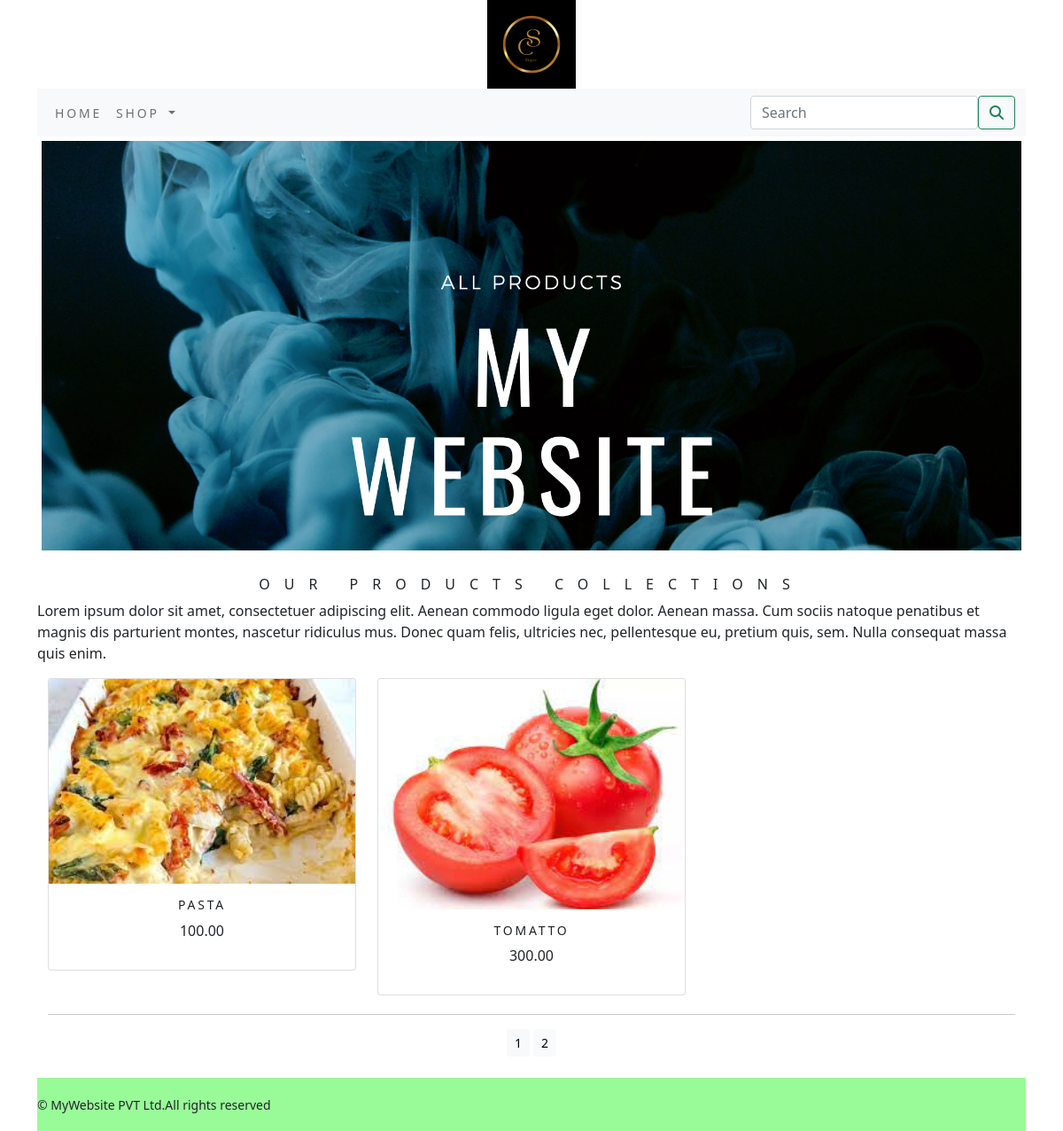
Screenshot of /shop/?page=2 with the database file from the repository.
### shopapp/models.py (models this page shows, shortened)
class Product(models.Model):
    name=models.CharField(max_length=250,unique=True)
    slug=models.SlugField(max_length=250,unique=True)
    description=models.TextField(blank=True)
    price=models.DecimalField(max_digits=10,decimal_places=2)
    category=models.ForeignKey(Category,on_delete=models.CASCADE)
    image=models.ImageField(upload_to='product',blank=True)
    stock=models.IntegerField()
    available=models.BooleanField(default=True)
    created=models.DateTimeField(auto_now_add=True)
    updated=models.DateTimeField(auto_now=True)
    def get_url(self):
        return reverse('shopapp:prodCatDetail',args=[self.category.slug,self.slug])
    class Meta:
        ordering=('name',)
        verbose_name='product'
        verbose_name_plural='products'

### shopapp/views.py (the view)
# urls.py: path('', views.allProductCat,name='allProductCat'),
def allProductCat(request,c_slug=None):
    c_page=None
    products_list=None
    if c_slug!=None:
        c_page=get_object_or_404(Category,slug=c_slug)
        products_list=Product.objects.all().filter(category=c_page,available=True)
    else:
        products_list=Product.objects.all().filter(available=True)
    paginator=Paginator(products_list,6)
    try:
        page=int(request.GET.get('page','1'))
    except:
        page=1
    try:
        products=paginator.page(page)
    except(EmptyPage,InvalidPage):
        products=Paginator.page(paginator.num_pages)
    return render(request,'category.html',{'category':c_page,'products':products})

### cart/context_processors.py (called while the page is built)
def counter(request):
    item_count=0
    if 'admin' in request.path:
        return {}
    else:
        try:
            cart=Cart.objects.filter(cart_id=_cart_id(request))
            cart_items=CartItem.objects.all().filter(cart=cart[:1])
            for cart_item in cart_items:
                item_count += cart_item.quantity
        except Cart.DoesNotExist:
            item_count = 0
    return dict(item_count=item_count)

### cart/views.py (called while the page is built)
def _cart_id(request):
    cart=request.session.session_key
    if not cart:
        cart=request.session.create()
    return cart

### shopapp/context_processors.py (called while the page is built)
def menu_links(request):
    links=Category.objects.all()
    return dict(links=links)

### shopapp/models.py (called while the page is built)
    def get_url(self):
        return reverse('shopapp:products_by_category',args=[self.slug])

### templates/category.html (shortened to what this page needs)
{% extends 'base.html' %}
{% load static %}
{% block content %}
<div class="mx_auto">
    {% if category %}
        <img class="my_image" src="{{category.image.url}}" alt="{{category.name}}">
</div>
<br>
<div>
        <h1 class="text-center my_title">{{category.name}}</h1>
        <p class="text-justify">{{category.description}}</p>
</div>
{% else %}
<div>
<img class="my_image my_image_padding" src="{% static 'img/banner.png' %}" alt="our products">
     </div>
<br>
<div>
    <h1 class="text-center my_title">OUR PRODUCTS COLLECTIONS</h1>
    <p class="text-justify">Lorem ipsum dolor sit amet, consectetuer adipiscing elit. Aenean commodo ligula eget dolor. Aenean massa. Cum sociis natoque penatibus et magnis dis parturient montes, nascetur ridiculus mus. Donec quam felis, ultricies nec, pellentesque eu, pretium quis, sem. Nulla consequat massa quis enim.</p>
</div>
      {% endif %}
<div class="container">
    <div class="row mx_auto">
        {% for product in products.object_list %}
        <div class="my_bottom_margin col-9 col-sm-12 col-md-4  xol-lg-4">
            <div class="card text-center" style="min-width:10rem;">
                <a href="{{product.get_url}}"><img class="card-img-top my_image" src="{{product.image.url}}" alt="{{product.name}}"></a>
            <div class="card-body">
                <h4>{{product.name}}</h4>
                <p>{{product.price}}</p>
            </div>
            </div>
        </div>
        {% endfor %}
    </div>
    <div class="mx-auto">
        {% if products.paginator.num_pages > 1 %}
        <hr>
        <div class="text-center">
            {% for pg in products.paginator.page_range %}
                <a href="?page={{pg}}" class="btn btn-light btn-sm {% if products.number == pg %} active {% endif %}">{{pg}}</a>
            {% endfor %}
        </div>
        {% endif %}
    </div>
    <br>
</div>
{% endblock %}

### static/css/custom.css (style rules this page uses)
body { font-family: 'REM', sans-serif; }
.my_image { width:100%; height:auto; }
.my_title { font-size:16px; text_transform:uppercase; letter-spacing: 1em; }
.my_image_padding { padding:5px; }
.my_bottom_margin { margin-bottom:5px; }
.card-body h4 { font-size:14px; text-transform:uppercase; letter-spacing:.2em; }

### rows the page displays
Product: image (picture), name "PASTA", price "100.00"
Product: image (picture), name "TOMATTO", price "300.00"

### other values shown
{{ pg }} "1" "2"
